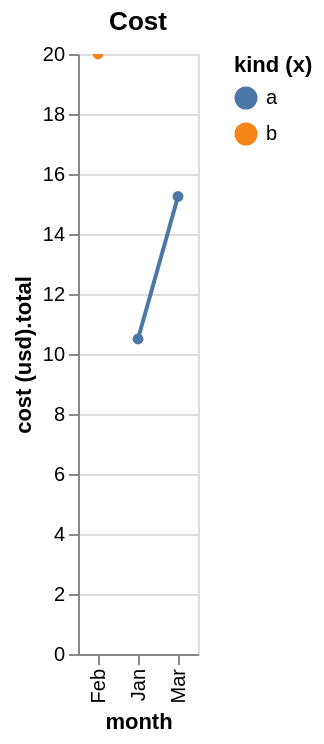

Write a Vega-Lite specification for this figure.
### Vega-Lite specification from a JSON file in a GitHub repository (floating-point values rounded to 4 significant figures)
{"$schema": "https://vega.github.io/schema/vega-lite/v6.json", "title": "Cost", "width": "container", "data": {"values": [{"month": "Jan", "cost (usd).total": 10.5, "kind (x)": "a"}, {"month": "Feb", "cost (usd).total": 20.0, "kind (x)": "b"}, {"month": "Mar", "cost (usd).total": 15.25, "kind (x)": "a"}]}, "layer": [{"mark": {"type": "line", "point": true}, "encoding": {"x": {"field": "month", "type": "nominal", "title": "month"}, "y": {"field": "cost (usd)\\.total", "type": "quantitative", "title": "cost (usd).total"}, "tooltip": [{"field": "month", "type": "nominal", "title": "month"}, {"field": "cost (usd)\\.total", "type": "quantitative", "title": "cost (usd).total"}, {"field": "kind (x)", "type": "nominal", "title": "kind (x)"}], "color": {"field": "kind (x)", "type": "nominal", "title": "kind (x)"}, "opacity": {"condition": {"param": "legend", "value": 1}, "value": 0.2}}, "params": [{"name": "zoom", "select": "interval", "bind": "scales"}, {"name": "legend", "select": {"type": "point", "fields": ["kind (x)"]}, "bind": "legend"}]}]}
